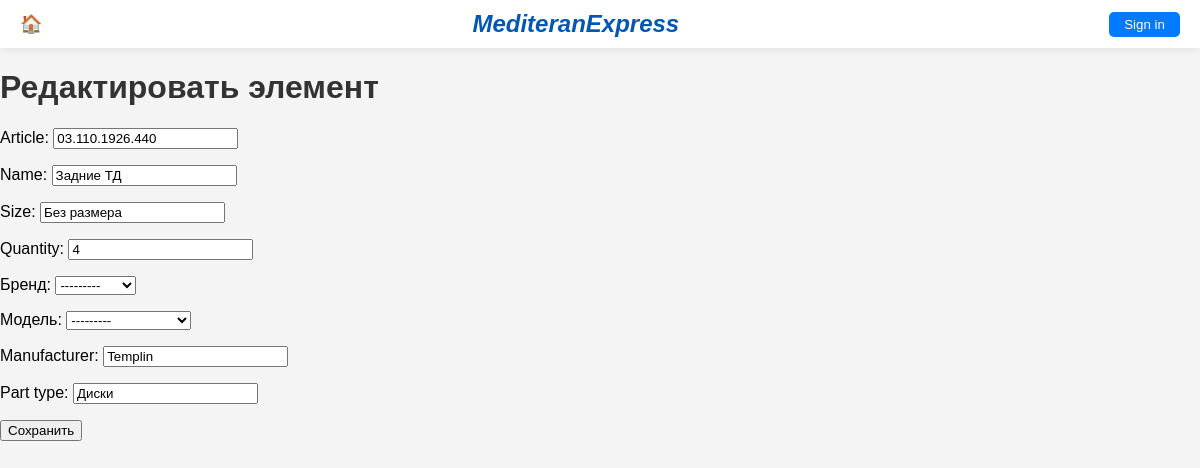
The page /edit-item/46/ on the database as committed earlier.
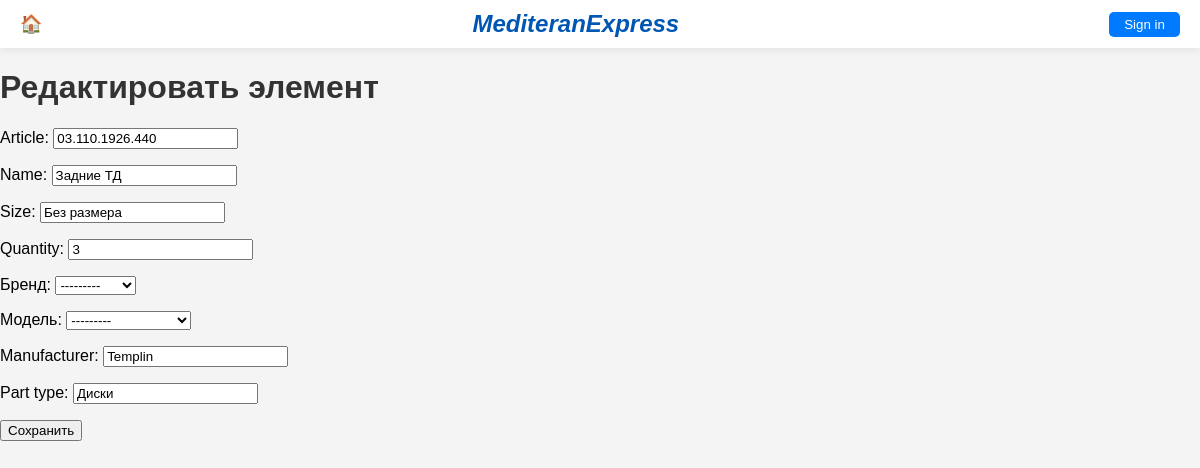
The same page on the database as committed later.
### main/models.py (models this page shows, shortened)
class Item(models.Model):
    availability = models.CharField(max_length=10, default='green', blank=True)
    article = models.CharField(max_length=100, unique=True)
    name = models.CharField(max_length=100)
    size = models.CharField(max_length=100, blank=True, null=True)
    quantity = models.PositiveIntegerField(default=0)
    brand = models.CharField(max_length=100)
    model = models.CharField(max_length=100)
    manufacturer = models.CharField(max_length=100)
    part_type = models.CharField(max_length=100)
    engine_part = models.ForeignKey(EngineParts, on_delete=models.CASCADE, null=True, blank=True)
    transmission_part = models.ForeignKey(TransmissionParts, on_delete=models.CASCADE, null=True, blank=True)
    pneumatic_part = models.ForeignKey(PneumaticParts, on_delete=models.CASCADE, null=True, blank=True)
    chassis_parts = models.ForeignKey(ChassisParts, on_delete=models.CASCADE, null=True, blank=True)
    brake_part = models.ForeignKey(BrakeParts, on_delete=models.CASCADE, null=True, blank=True)
    steering_part = models.ForeignKey(SteeringParts, on_delete=models.CASCADE, null=True, blank=True)
    electricity_part = models.ForeignKey(ElectricityParts, on_delete=models.CASCADE, null=True, blank=True)
    climate_part = models.ForeignKey(ClimateParts, on_delete=models.CASCADE, null=True, blank=True)
    carbody_part = models.ForeignKey(CarBodyParts, on_delete=models.CASCADE, null=True, blank=True)
    interior_part = models.ForeignKey(InteriorParts, on_delete=models.CASCADE, null=True, blank=True)
    maintenance_part = models.ForeignKey(MaintenanceParts, on_delete=models.CASCADE, null=True, blank=True)
    liquids_part = models.ForeignKey(LiquidsParts, on_delete=models.CASCADE, null=True, blank=True)
    from django.db import models

class Brand(models.Model):
    name = models.CharField(max_length=100, unique=True)
    def __str__(self):
        return self.name

class Model(models.Model):
    name = models.CharField(max_length=100, unique=True)
    brand = models.ForeignKey(Brand, on_delete=models.CASCADE)
    def __str__(self):
        return self.name

### main/views.py (the view)
# urls.py: path('edit-item/<int:item_id>/', views.edit_item, name='warehouse_item_edit'),
def edit_item(request, item_id):
    item = get_object_or_404(Item, id=item_id)
    if request.method == 'POST':
        form = ItemForm(request.POST, instance=item)
        if form.is_valid():
            form.save()
            return redirect('warehouse_new')
    else:
        form = ItemForm(instance=item)
    return render(request, 'main/edit_item.html', {'form': form})

### main/forms.py
class ItemForm(forms.ModelForm):
    brand = forms.ModelChoiceField(queryset=Brand.objects.all(), label='Бренд')
    model = forms.ModelChoiceField(queryset=Model.objects.all(), label='Модель')
    class Meta:
        model = Item
        fields = ['article', 'name', 'size', 'quantity', 'brand', 'model', 'manufacturer', 'part_type']

### main/templates/main/edit_item.html (shortened to what this page needs)
{% extends 'main/base.html' %}
{% block content %}
<h1>Редактировать элемент</h1>
<form method="post">
    {{ form.as_p }}
    <button type="submit">Сохранить</button>
</form>
{% endblock %}

Rows that differ between the two databases and show on the page:
changed Item "Без размера": quantity "4" → "3"
